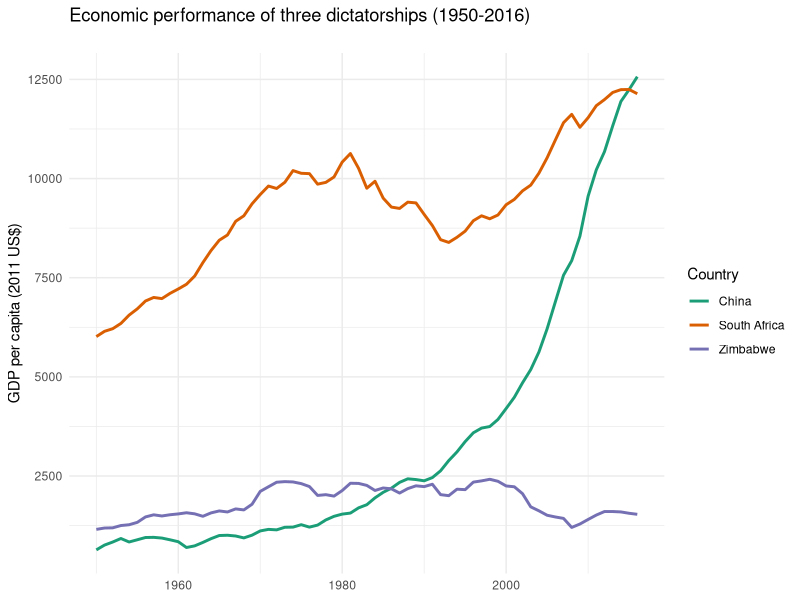
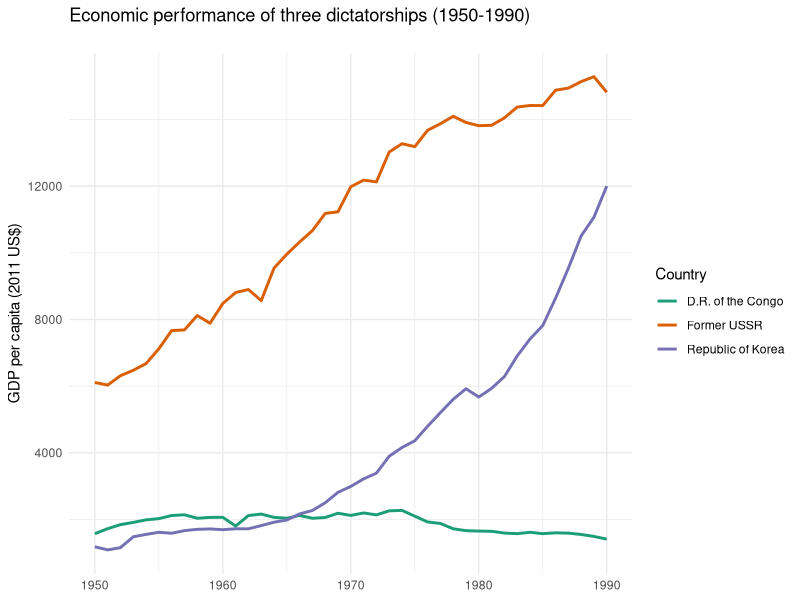
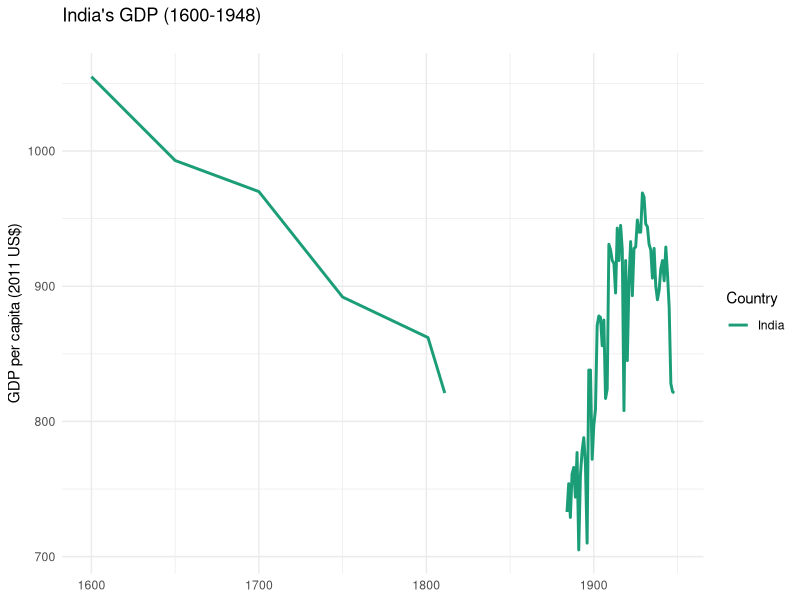

Recreate these plots in R, in order.
## ---- chunk 1
library(tidyverse)
maddison_dat <- read_csv("data/mpd_2018.csv")
three_cases_dat <- maddison_dat %>%
  filter(
         countrycode %in% c("ZWE", "ZAF", "CHN"), 
         year >= 1950
        )  
dictator_dat <- maddison_dat %>%
  filter(
         countrycode %in% c("SUN", "COD", "KOR"), 
         year >= 1950 & year <= 1990
        )

india_dat <- maddison_dat %>%
  filter(countrycode == "IND", 
         year >= 1600 & year <= 1948 
        )
## ---- chunk 2
#| fig-cap: "Source: Maddison Project Database, version 2018." 

three_cases_gdp <- ggplot(three_cases_dat, aes(x = year, y = rgdpnapc, color = country)) +
  geom_line(size = 1) +
  labs(x = NULL, y = "GDP per capita (2011 US$)", 
       title = "Economic performance of three dictatorships (1950-2016)\n") +
  scale_color_brewer(palette = "Dark2", name = "Country") +
  theme_minimal() 

three_cases_gdp
## ---- chunk 3
#| fig-cap: "Source: Maddison Project Database, version 2018." 

dictator_gdp <- ggplot(dictator_dat, aes(x = year, y = rgdpnapc, color = country)) +
  geom_line(size = 1) +
  labs(x = NULL, y = "GDP per capita (2011 US$)", 
       title = "Economic performance of three dictatorships (1950-1990)\n") +
  scale_color_brewer(palette = "Dark2", name = "Country") +
  theme_minimal() 

dictator_gdp
## ---- chunk 4
#| fig-cap: "Source: Maddison Project Database, version 2018." 
india_gdp <- ggplot(india_dat, aes(x = year, y = rgdpnapc, color = country)) +
  geom_line(size = 1) +
  labs(x = NULL, y = "GDP per capita (2011 US$)", 
       title = "India's GDP (1600-1948)\n") +
  scale_color_brewer(palette = "Dark2", name = "Country") +
  theme_minimal() 

india_gdp
